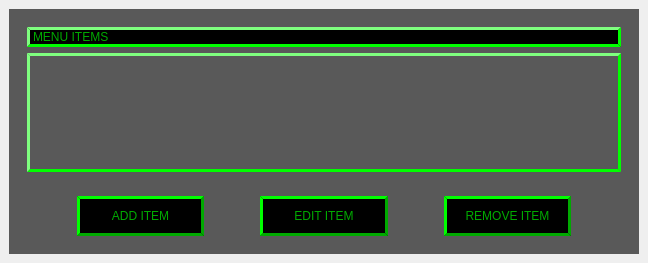
<?xml version="1.0" encoding="UTF-8"?>
<ui version="4.0">
 <class>ManagerOrder_MainWindow</class>
 <widget class="QMainWindow" name="ManagerOrder_MainWindow">
  <property name="geometry">
   <rect>
    <x>0</x>
    <y>0</y>
    <width>648</width>
    <height>263</height>
   </rect>
  </property>
  <property name="sizePolicy">
   <sizepolicy hsizetype="Preferred" vsizetype="Preferred">
    <horstretch>0</horstretch>
    <verstretch>0</verstretch>
   </sizepolicy>
  </property>
  <property name="windowTitle">
   <string>MainWindow</string>
  </property>
  <widget class="QWidget" name="centralwidget">
   <layout class="QVBoxLayout" name="verticalLayout_2">
    <item>
     <widget class="QWidget" name="widget" native="true">
      <property name="styleSheet">
       <string notr="true">background-color: rgb(89, 89, 89);</string>
      </property>
      <layout class="QVBoxLayout" name="verticalLayout_3">
       <item>
        <widget class="QWidget" name="widget_3" native="true">
         <layout class="QVBoxLayout" name="verticalLayout">
          <item>
           <widget class="QLabel" name="menuItems_label">
            <property name="styleSheet">
             <string notr="true">color: rgb(0, 170, 0);
border-color: rgb(0, 255, 0);
background-color: rgb(0, 0, 0);
font: 13pt &quot;MS Shell Dlg 2&quot;;
border-style: outset;
border-width: 3px;</string>
            </property>
            <property name="text">
             <string>MENU ITEMS</string>
            </property>
           </widget>
          </item>
          <item>
           <widget class="QListWidget" name="menuItems_listWidget">
            <property name="styleSheet">
             <string notr="true">background-color: rgb(89, 89, 89);
font: 36pt &quot;Courier New&quot;;
color: rgb(0, 255, 0);
border-color: rgb(0, 255, 0);
selection-background-color: rgb(255, 0, 0);
border-style: outset;
border-width: 3px;</string>
            </property>
           </widget>
          </item>
         </layout>
        </widget>
       </item>
       <item>
        <widget class="QWidget" name="widget_2" native="true">
         <layout class="QHBoxLayout" name="horizontalLayout">
          <item>
           <spacer name="horizontalSpacer">
            <property name="orientation">
             <enum>Qt::Horizontal</enum>
            </property>
            <property name="sizeType">
             <enum>QSizePolicy::Fixed</enum>
            </property>
            <property name="sizeHint" stdset="0">
             <size>
              <width>50</width>
              <height>40</height>
             </size>
            </property>
           </spacer>
          </item>
          <item>
           <widget class="QPushButton" name="addItem_pushButton">
            <property name="sizePolicy">
             <sizepolicy hsizetype="Minimum" vsizetype="Minimum">
              <horstretch>0</horstretch>
              <verstretch>0</verstretch>
             </sizepolicy>
            </property>
            <property name="styleSheet">
             <string notr="true">color: rgb(0, 170, 0);
background-color: rgb(0, 0, 0);
font: 13pt &quot;MS Shell Dlg 2&quot;;
border-style: outset;
border-width: 3px;</string>
            </property>
            <property name="text">
             <string>ADD ITEM</string>
            </property>
           </widget>
          </item>
          <item>
           <spacer name="horizontalSpacer_2">
            <property name="orientation">
             <enum>Qt::Horizontal</enum>
            </property>
            <property name="sizeType">
             <enum>QSizePolicy::Fixed</enum>
            </property>
            <property name="sizeHint" stdset="0">
             <size>
              <width>50</width>
              <height>20</height>
             </size>
            </property>
           </spacer>
          </item>
          <item>
           <widget class="QPushButton" name="editItem_pushButton">
            <property name="sizePolicy">
             <sizepolicy hsizetype="Minimum" vsizetype="Minimum">
              <horstretch>0</horstretch>
              <verstretch>0</verstretch>
             </sizepolicy>
            </property>
            <property name="styleSheet">
             <string notr="true">color: rgb(0, 170, 0);
background-color: rgb(0, 0, 0);
font: 13pt &quot;MS Shell Dlg 2&quot;;
border-style: outset;
border-width: 3px;</string>
            </property>
            <property name="text">
             <string>EDIT ITEM</string>
            </property>
           </widget>
          </item>
          <item>
           <spacer name="horizontalSpacer_3">
            <property name="orientation">
             <enum>Qt::Horizontal</enum>
            </property>
            <property name="sizeType">
             <enum>QSizePolicy::Fixed</enum>
            </property>
            <property name="sizeHint" stdset="0">
             <size>
              <width>50</width>
              <height>20</height>
             </size>
            </property>
           </spacer>
          </item>
          <item>
           <widget class="QPushButton" name="removeItem_pushButton">
            <property name="sizePolicy">
             <sizepolicy hsizetype="Minimum" vsizetype="Minimum">
              <horstretch>0</horstretch>
              <verstretch>0</verstretch>
             </sizepolicy>
            </property>
            <property name="styleSheet">
             <string notr="true">color: rgb(0, 170, 0);
background-color: rgb(0, 0, 0);
font: 13pt &quot;MS Shell Dlg 2&quot;;
border-style: outset;
border-width: 3px;</string>
            </property>
            <property name="text">
             <string>REMOVE ITEM</string>
            </property>
           </widget>
          </item>
          <item>
           <spacer name="horizontalSpacer_4">
            <property name="orientation">
             <enum>Qt::Horizontal</enum>
            </property>
            <property name="sizeType">
             <enum>QSizePolicy::Fixed</enum>
            </property>
            <property name="sizeHint" stdset="0">
             <size>
              <width>50</width>
              <height>20</height>
             </size>
            </property>
           </spacer>
          </item>
         </layout>
        </widget>
       </item>
      </layout>
     </widget>
    </item>
   </layout>
  </widget>
 </widget>
 <resources/>
 <connections/>
</ui>
